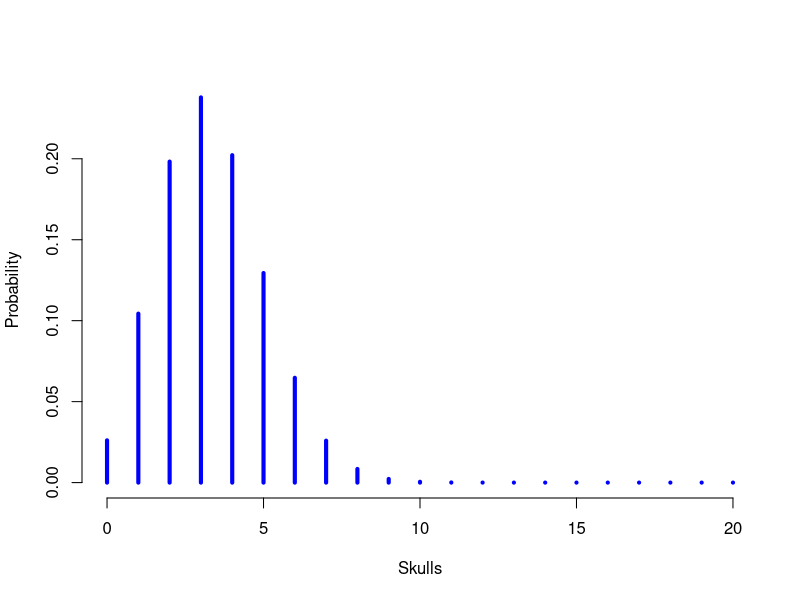
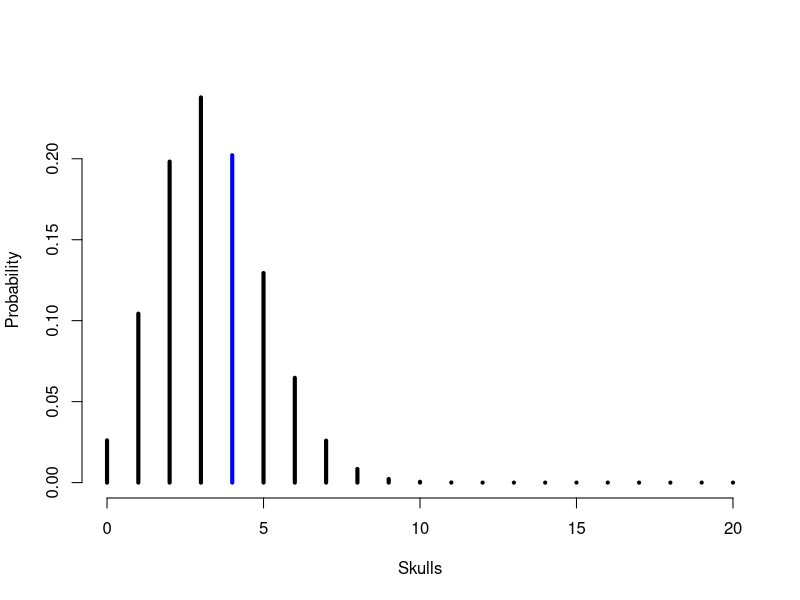
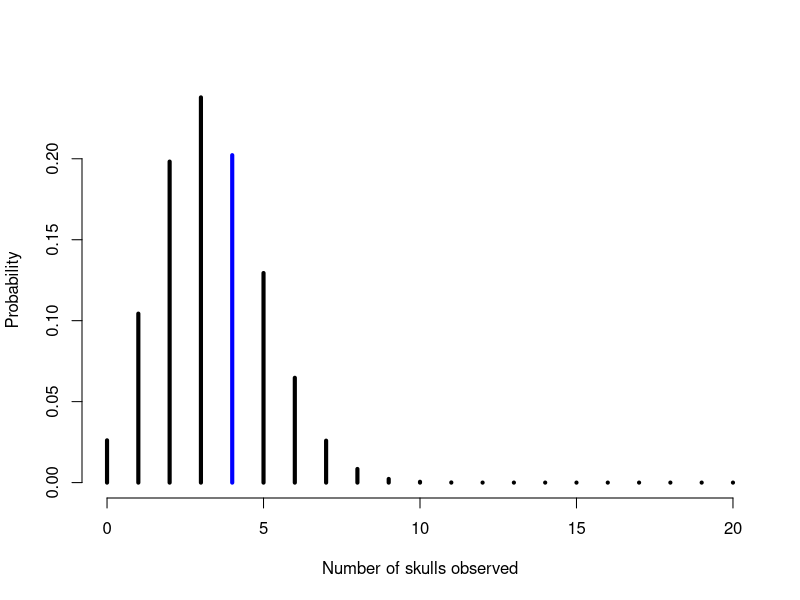
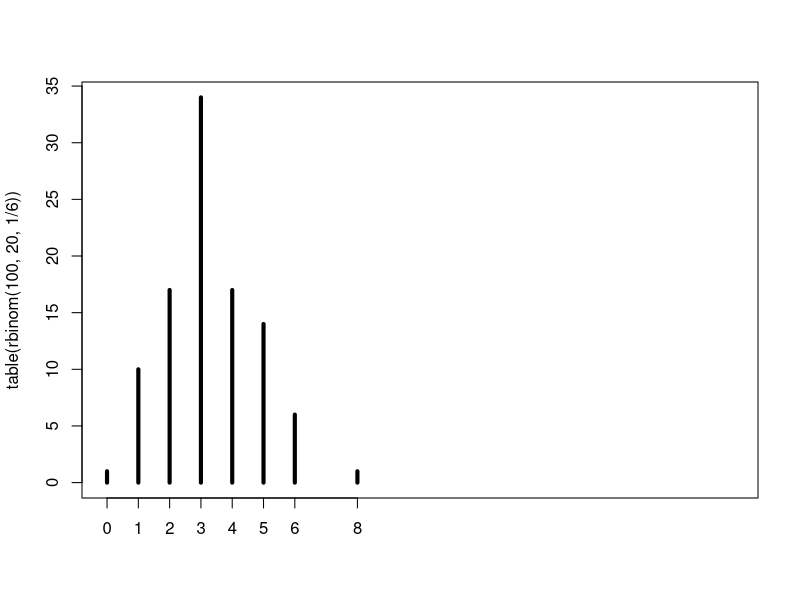
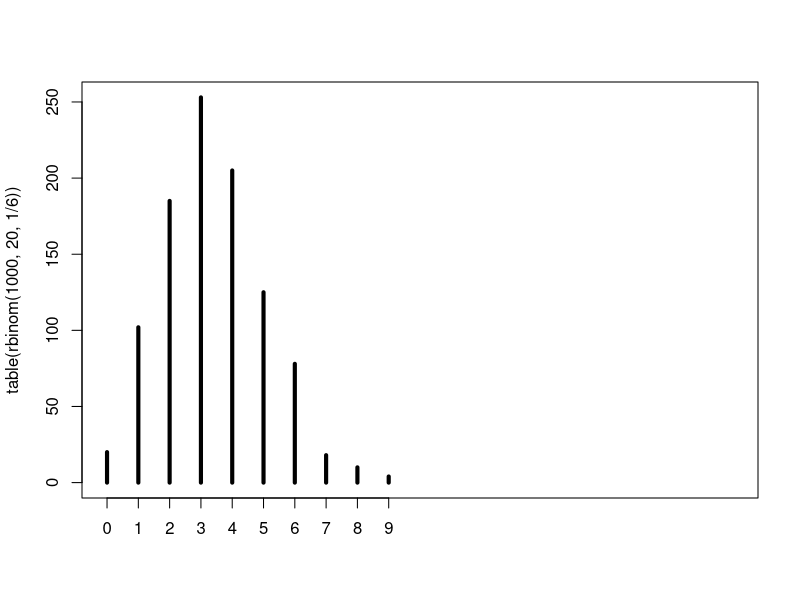
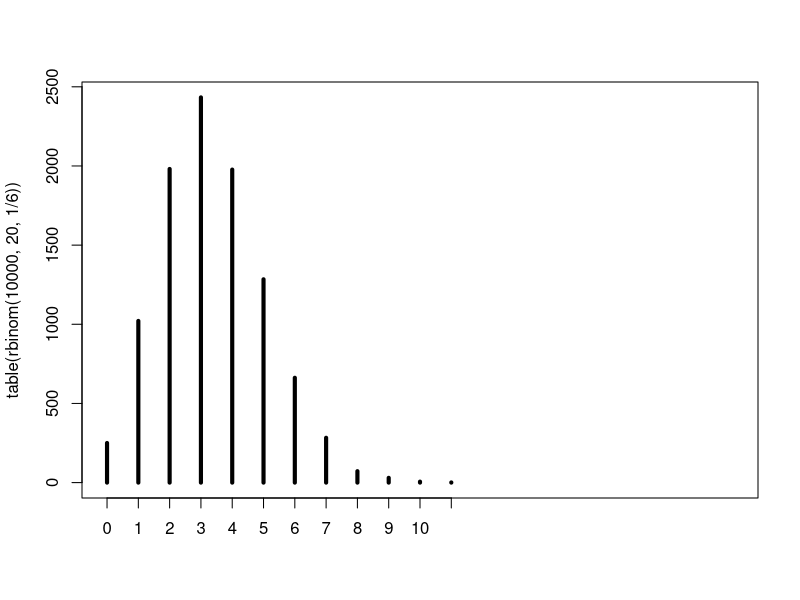
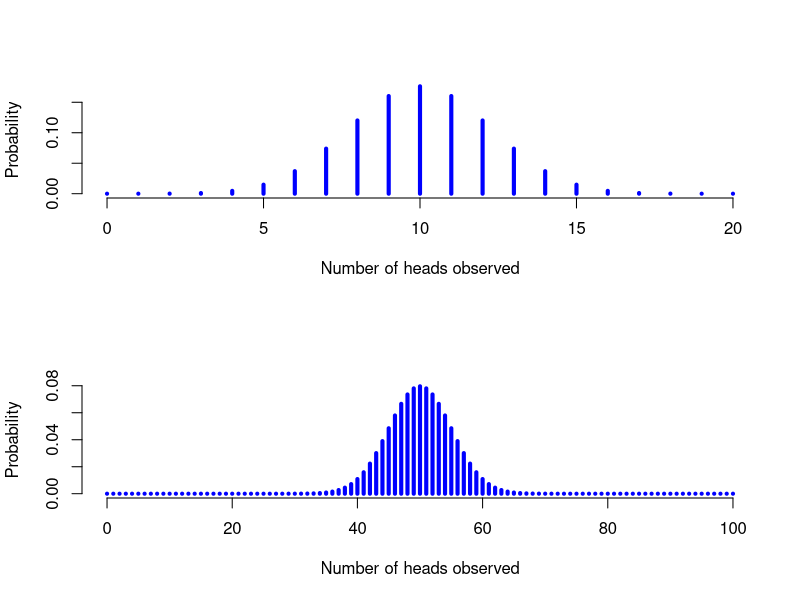
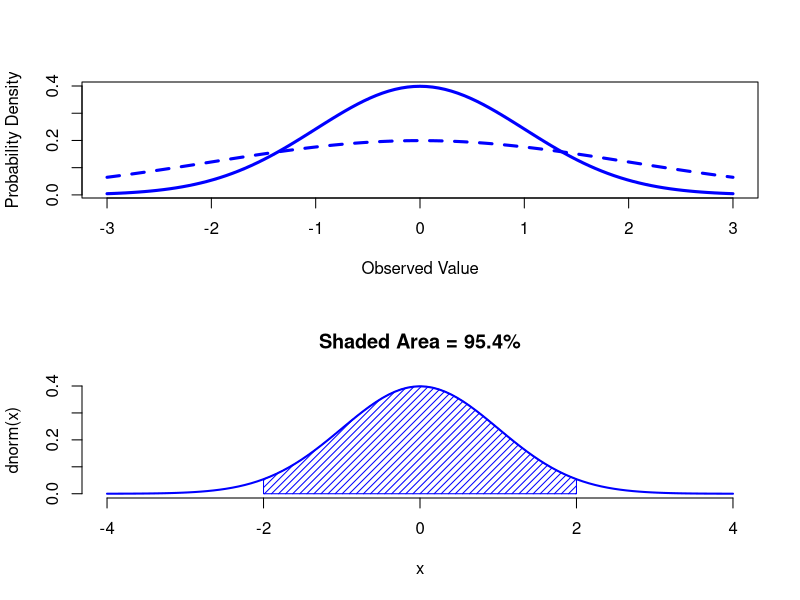

Generate these figures, in order, with R:
# Binomial distribution ------

dbinom(x = 4, size = 20, prob = 1/6) # probability of exactly 4 skulls

# let's do a graph of probabilities
Probability <- numeric(21) # predefine array
for (i in 0:20) {
  Probability[i+1] <- dbinom(i,20,1/6) #`[i+1]` as i starts from 0
}
Skulls <- 0:20
plot(Skulls, Probability, type = "h", lwd = 4, col = "blue", bty = "n")

# let's single out our value
bars <- c(rep("black",4),"blue",rep("black",16))
plot(Skulls, Probability, type = "h", lwd = 4, col = bars, bty = "n")

# now without the `for` loop
plot(0:20, dbinom(0:20, 20, 1/6), type ="h", lwd=4, col=bars, bty="n",
     xlab = "Number of skulls observed", ylab="Probability")

# simulate dice throws with `rbinom`
rbinom(n = 100, size = 20, prob = 1/6)

# let's simulate actual dice throws of 100, 1000, and 10000
plot(table(rbinom(100, 20, 1/6)), xlim=c(0,20), lwd = 4) # simulation 100
plot(table(rbinom(1000, 20, 1/6)), xlim=c(0,20), lwd = 4) # simulation 1000
plot(table(rbinom(10000, 20, 1/6)), xlim=c(0,20), lwd = 4) # simulation 10,000

# coin tosses
windows(10, 14)
par(mfrow=c(2,1))
plot(0:20, dbinom(0:20, 20, 1/2), type ="h", lwd=4, col="blue", bty="n",
     xlab = "Number of heads observed", ylab="Probability")
plot(0:100, dbinom(0:100, 100, 1/2), type ="h", lwd=4, col="blue", bty="n",
     xlab = "Number of heads observed", ylab="Probability")

# Distribution functions: d, p, q, r --------

# Probability of four or fewer skulls (q - quantile)
pbinom(q=4, size=20, prob=1/6)

# reverse: calculate the 0.75 quantile (75th percentile)
qbinom(p=0.75, size=20, prob=1/6) # rounded up to full number for a discrete distrib.

# simulate dice throws - already familiar
rbinom(n = 100, size = 20, prob = 1/6)

# Normal distribution --------

curve(dnorm, -3, 3, col="blue", lwd = 3, xlab="Observed Value", ylab="Probability Density")
curve(dnorm(x,mean=0,sd=2), -3, 3, col="blue", lwd = 3, lty=2, add=T)


# Shading  -----

# Define shading function
shade <- function(from, to, density, ..., col="blue", dens=NULL){
  y_seq <- seq(from, to, length.out=500)
  d <- c(0, density(y_seq, ...), 0)
  polygon(c(from, y_seq, to), d, col=col, density=dens)
}

# now shade these areas
curve(dnorm(x), -4, 4, bty="n", lwd=2, col="blue", main="Shaded Area = 95.4%")
shade(from=-2, to=2, dnorm, dens=20)

curve(dnorm(x), -4, 4, bty="n", lwd=2, col="blue", main="Red Area = 2.5% + 2.5%")
shade(from=-4, to=qnorm(0.025), dnorm, col="red")
shade(from=qnorm(0.975), to=4, dnorm, col="red")

# The t distribution ---------

curve(dnorm(x), -4, 4, ylab="density", lty=2, main="t (df=3) versus normal distribution")
curve(dt(x, df=3), lwd=2, col="blue", add=T)

# The chi-square distribution ---------

curve(dchisq(x, df=3), 0, 10, lwd=3, col="blue", ylab="density", main="chi-square distribution (df=3)")

# The F distribution ---------

curve(df(x, df1=3, df2=5), 0, 10, lwd=3, col="blue", ylab="density", main="F(3,5) distribution")

# Compare distributions ------

normal.a <- rnorm(1000) # normal; defaults: mean=0, sd=1
hist(normal.a, breaks=40, freq=F, col="blue", yaxt="n", ylab=NULL, main="Simulated Normal Data")
curve(dnorm(x), -4, 4, lwd=3, col="red", add=T)

normal.b <- rnorm(1000) # another normal set
normal.c <- rnorm(1000) # yet another normal set (for chi2 df = 3)

chi.sq.3 <- (normal.a)^2 + (normal.b)^2 + (normal.c)^2

hist(chi.sq.3, breaks=40, freq=F, col="blue", yaxt="n", ylab=NULL, main="Simulated Chi Sq Data")
curve(dchisq(x, df=3), 0, 20, lwd=3, col="red", add=T)

# now simulate a t distribution, dividing a normal by the root of a chi-sq/df=3
normal.d <- rnorm(1000) # another normal set
t.3 <- normal.d/sqrt(chi.sq.3/3)

hist(t.3, breaks=40, freq=F, col="blue", yaxt="n", ylab=NULL, main="Simulated t Data")
curve(dt(x,3), -10, 10, lwd=3, col="red", add=T)

# simulate an F distribution by dividing two scaled (/df) chi-sq distributions

chi.sq.20 <- rchisq(1000,20) # generate chi square data
F.3.20 <- (chi.sq.3/3) / (chi.sq.20/20) #  ratio of two scaled chi squares
hist(F.3.20, breaks=40, freq=F, col="blue", yaxt="n", ylab=NULL, main="Simulated F Data")
curve(df(x,3,20), 0, 7, lwd=3, col="red", add=T)
